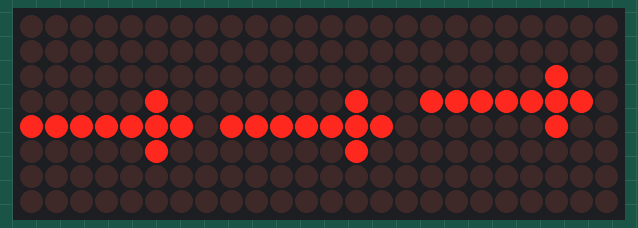
A sketch run on a simulated Arduino Uno, built with avr-gcc and run on an emulated ATmega328P. Shown: 24×8 LED matrix.

Above: at 0.1 s.

The sketch:

MatrizLEDSLISTA.ino
```cpp
#include <MD_MAX72xx.h>

#define HARDWARE_TYPE MD_MAX72XX::DR0CR1RR0_HW
#define CLK_PIN 4
#define DATA_PIN 2
#define CS_PIN 3
#define NUM_OF_MATRIX 3
MD_MAX72XX matriz = MD_MAX72XX(HARDWARE_TYPE, DATA_PIN, CLK_PIN, CS_PIN, NUM_OF_MATRIX);
void setup() {
matriz.begin();
matriz.control(MD_MAX72XX::UPDATE, false);


}

void loop() {
matriz.setRow(1,4,B11111110);
matriz.setRow(1,3,B00000100);
matriz.setRow(1,5,B00000100);


matriz.setRow(2,4,B11111110);
matriz.setRow(2,3,B00000100);
matriz.setRow(2,5,B00000100);

matriz.setPoint(3,3,true);
matriz.setPoint(2,2,true);
matriz.setPoint(3,1,true);
matriz.setPoint(4,2,true);
matriz.setPoint(3,2,true);
matriz.setPoint(3,4,true);
matriz.setPoint(3,5,true);
matriz.setPoint(3,6,true);
matriz.setPoint(3,7,true);
matriz.update();
}
```
